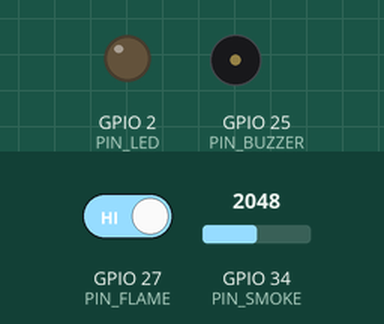
This sketch was run on a simulated ESP32. Shown: output pins drawn as LEDs (lit = HIGH), buzzer (waves = sounding, pin HIGH). The test bench sets the inputs (shaded band); at power-on: GPIO 27 (PIN_FLAME) HIGH, GPIO 34 (PIN_SMOKE) = 2048. WiFi joins after 1.5 s; servers stay silent unless stated; uploads are accepted with an empty reply; what the sketch prints to the serial monitor is not drawn.

Above: at 0.4 s.
At 2.1 s:
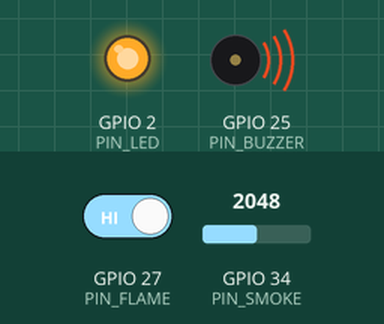
Timing chart, 0 to 3.6 s (numbered marks = the images above):
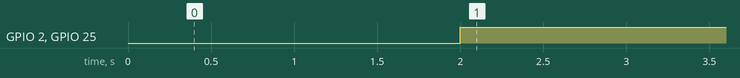

Measured:
- by itself, GPIO 2 (PIN_LED), GPIO 25 (PIN_BUZZER): LOW → HIGH at 2.0 s

The sketch:

fireguard_esp32.ino
```cpp
/**
 * FireGuard IoT — ESP32 client (HTTP / HTTPS)
 *
 * Only hardware needed for a live system once Vercel + Supabase are deployed.
 * Posts telemetry and polls control commands from the Next.js API.
 *
 * Libraries:
 *  - WiFi (built-in)
 *  - WiFiClientSecure (built-in) — for Vercel HTTPS
 *  - HTTPClient (built-in)
 *  - ArduinoJson
 *
 * Setup:
 *  1. Sign in to the web app (a DEVICE_KEY is auto-created)
 *  2. Settings → copy the flash snippet
 *  3. Paste WIFI_* / API_* / DEVICE_KEY below and flash
 */

#include <WiFi.h>
#include <WiFiClientSecure.h>
#include <HTTPClient.h>
#include <ArduinoJson.h>

// ---- Configure before flash (copy from Settings) ----
const char* WIFI_SSID = "YOUR_WIFI_SSID";
const char* WIFI_PASSWORD = "YOUR_WIFI_PASSWORD";

// Vercel example: "your-app.vercel.app", port 443, HTTPS true
// Local Next.js: "192.168.x.x", port 3000, HTTPS false
const char* API_HOST = "YOUR_APP.vercel.app";
const uint16_t API_PORT = 443;
const bool API_HTTPS = true;
const char* DEVICE_KEY = "FG-ESP32-PASTE-FROM-SETTINGS";
// -----------------------------------------------------

const int PIN_SMOKE = 34;
const int PIN_FLAME = 27;
const int PIN_BUZZER = 25;
const int PIN_LED = 2;

bool alarmActive = false;
bool buzzerActive = false;
unsigned long lastTelemetry = 0;
unsigned long lastCommandPoll = 0;

WiFiClientSecure secureClient;
WiFiClient plainClient;

String apiBase() {
  String scheme = API_HTTPS ? "https://" : "http://";
  String base = scheme + API_HOST;
  // Omit default ports from the URL (ESP32 HTTPClient is picky)
  if (!(API_HTTPS && API_PORT == 443) && !(!API_HTTPS && API_PORT == 80)) {
    base += ":";
    base += String(API_PORT);
  }
  return base;
}

bool beginHttp(HTTPClient& http, const String& url) {
  if (API_HTTPS) {
    secureClient.setInsecure(); // presentation / demo TLS (no custom CA)
    return http.begin(secureClient, url);
  }
  return http.begin(plainClient, url);
}

void setLed(const char* status) {
  if (strcmp(status, "red") == 0 || strcmp(status, "on") == 0) {
    digitalWrite(PIN_LED, HIGH);
  } else {
    digitalWrite(PIN_LED, LOW);
  }
}

void applyControl(const char* action) {
  if (strcmp(action, "test-alarm") == 0 || strcmp(action, "emergency") == 0) {
    alarmActive = true;
    buzzerActive = true;
    setLed("red");
  } else if (strcmp(action, "reset-alarm") == 0) {
    alarmActive = false;
    buzzerActive = false;
    setLed("green");
  } else if (strcmp(action, "buzzer-on") == 0) {
    buzzerActive = true;
  } else if (strcmp(action, "buzzer-off") == 0) {
    buzzerActive = false;
  }
  digitalWrite(PIN_BUZZER, buzzerActive ? HIGH : LOW);
}

void logHttpError(const char* tag, int code, const String& url) {
  Serial.printf("[%s] %s -> %d", tag, url.c_str(), code);
  if (code == 404) {
    Serial.print(" (unknown DEVICE_KEY — copy key from Settings)");
  } else if (code == 503) {
    Serial.print(" (server missing SUPABASE_SERVICE_ROLE_KEY)");
  } else if (code < 0) {
    Serial.print(" (TLS/network fail — check API_HOST / WiFi)");
  }
  Serial.println();
}

void postTelemetry() {
  if (WiFi.status() != WL_CONNECTED) {
    Serial.println("[TEL] WiFi down — reconnecting");
    WiFi.reconnect();
    return;
  }

  int smokeRaw = analogRead(PIN_SMOKE);
  bool flame = digitalRead(PIN_FLAME) == LOW;
  float smokeLevel = smokeRaw;

  if (smokeLevel > 300 || flame) {
    alarmActive = true;
    buzzerActive = true;
    setLed("red");
  }
  digitalWrite(PIN_BUZZER, buzzerActive ? HIGH : LOW);

  StaticJsonDocument<384> doc;
  doc["smokeLevel"] = smokeLevel;
  doc["flameDetected"] = flame;
  doc["buzzerActive"] = buzzerActive;
  doc["ledStatus"] = alarmActive ? "red" : "green";
  doc["alarmActive"] = alarmActive;
  doc["lcdMessage"] = flame ? "FIRE DETECTED!" : (alarmActive ? "SMOKE ALERT!" : "Monitoring...");
  doc["wifiSsid"] = WIFI_SSID;
  doc["ipAddress"] = WiFi.localIP().toString();
  doc["firmwareVersion"] = "1.1.0-http";

  String payload;
  serializeJson(doc, payload);

  HTTPClient http;
  String url = apiBase() + "/api/iot/telemetry";
  if (!beginHttp(http, url)) {
    Serial.println("[TEL] begin() failed");
    return;
  }
  http.addHeader("Content-Type", "application/json");
  http.addHeader("x-device-key", DEVICE_KEY);
  int code = http.POST(payload);
  if (code == 200) {
    Serial.printf("[TEL] OK smoke=%.0f flame=%d\n", smokeLevel, flame ? 1 : 0);
  } else {
    logHttpError("TEL", code, url);
  }
  http.end();
}

void pollCommands() {
  if (WiFi.status() != WL_CONNECTED) return;

  HTTPClient http;
  String url = apiBase() + "/api/iot/telemetry?deviceKey=" + String(DEVICE_KEY);
  if (!beginHttp(http, url)) {
    Serial.println("[CMD] begin() failed");
    return;
  }
  http.addHeader("x-device-key", DEVICE_KEY);
  int code = http.GET();
  if (code == 200) {
    String body = http.getString();
    StaticJsonDocument<768> doc;
    if (!deserializeJson(doc, body)) {
      JsonArray cmds = doc["commands"].as<JsonArray>();
      for (JsonObject c : cmds) {
        const char* action = c["action"] | "";
        if (strlen(action) > 0) {
          Serial.printf("[CMD] %s\n", action);
          applyControl(action);
        }
      }
    }
  } else {
    logHttpError("CMD", code, url);
  }
  http.end();
}

void setup() {
  Serial.begin(115200);
  delay(300);
  pinMode(PIN_FLAME, INPUT_PULLUP);
  pinMode(PIN_BUZZER, OUTPUT);
  pinMode(PIN_LED, OUTPUT);
  digitalWrite(PIN_BUZZER, LOW);
  setLed("green");

  Serial.println();
  Serial.println("FireGuard ESP32");
  Serial.printf("API: %s\n", apiBase().c_str());
  Serial.printf("KEY: %s\n", DEVICE_KEY);

  WiFi.mode(WIFI_STA);
  WiFi.begin(WIFI_SSID, WIFI_PASSWORD);
  Serial.print("Connecting WiFi");
  unsigned long start = millis();
  while (WiFi.status() != WL_CONNECTED) {
    delay(400);
    Serial.print(".");
    if (millis() - start > 30000) {
      Serial.println();
      Serial.println("WiFi timeout — check WIFI_SSID / WIFI_PASSWORD");
      break;
    }
  }
  Serial.println();
  if (WiFi.status() == WL_CONNECTED) {
    Serial.print("IP: ");
    Serial.println(WiFi.localIP());
  }
}

void loop() {
  if (millis() - lastTelemetry > 2000) {
    lastTelemetry = millis();
    postTelemetry();
  }
  if (millis() - lastCommandPoll > 3000) {
    lastCommandPoll = millis();
    pollCommands();
  }
}
```
